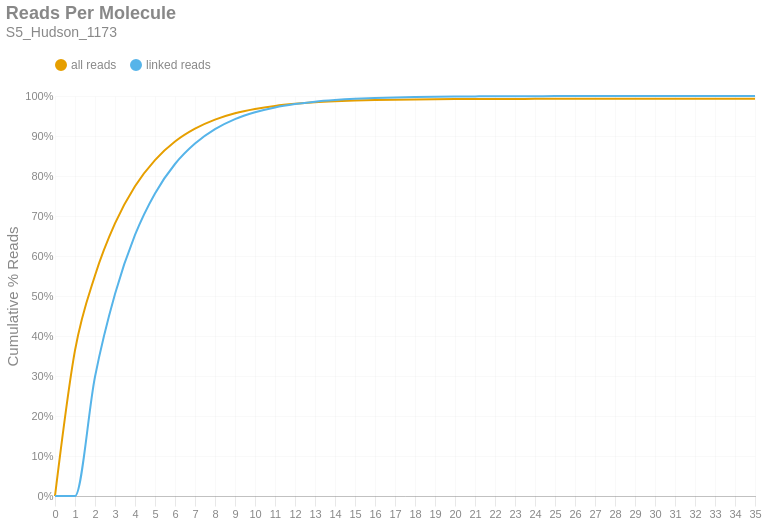

The cell this chart's notebook holds for it:
### Markdown cell above
### Reads per Molecule
This chart shows the cumulative distribution of the number of reads per linked molecule. That is, how many alignments are associated with a unique molecule. This excludes the number of reads associated with invalid or absent linked-read barcodes. The `linked` histogram is the percentages recalculated when disregarding singletons.

### Code cell
if SKIPLR:
    print_html(f"Skipped")
else:
    counts = np.bincount(valids['reads'].cast(pl.Int64).to_numpy())
    weighted = counts * np.arange(len(counts))
    all_perc = weighted / n_reads
    linked_perc = weighted / n_linked_reads
    linked_perc[1] = 0
    binned_df = pl.DataFrame({
        'readsper': list(range(len(counts))),
        'all reads (cumsum)': np.cumsum(all_perc).tolist(),
        'linked reads (cumsum)': np.cumsum(linked_perc).tolist(),
    })

    with SafeRender(binned_df):
        (
            density_plot(binned_df, 'Reads Per Molecule', samplename, 'readspmol')
            .encode(
                x=alt.X('readsper:O', title=None).axis(labelAngle=0).scale(padding=0),
                y=alt.Y('value:Q', title='Cumulative % Reads').axis(format='%').stack(False),
                color=alt.Color("key:N").scale(domain=["all reads", "linked reads"]),
                tooltip=[
                    alt.Tooltip("key:N", title="Data Type"),
                    alt.Tooltip("readsper:O", title="Reads Per Molecule"),
                    alt.Tooltip("value:Q", format=".2%", title="% Reads (Cum.)")
                ]            
            )
        ).display()

### Figure 1 — Vega-Lite specification as saved in the notebook (floating-point values rounded to 4 significant figures)
{"width": "container", "height": 400, "config": {"title": {"anchor": "start", "dy": -15, "fontSize": 18, "color": "#888888", "subtitleColor": "#888888", "subtitleFontSize": 14}, "arc": {"fill": "#0072B2"}, "axis": {"domainColor": "#888888", "domainWidth": 0.5, "gridWidth": 0.2, "grid": false, "titleFontWeight": 400, "titleFontSize": 15, "labelFontSize": 11, "labelColor": "#888888", "tickColor": "#888888", "tickWidth": 0.2, "titleColor": "#888888"}, "axisBand": {"grid": false}, "axisX": {"grid": true, "tickSize": 10, "domainCap": "round"}, "axisY": {"domain": false, "grid": true, "tickSize": 0, "domainCap": "round"}, "background": "transparent", "header": {"labelFontSize": 15, "labelColor": "#888888", "titleFontSize": 15, "titleFontWeight": 600, "titleColor": "#888888"}, "legend": {"labelFont": "sans-serif", "labelFontSize": 12, "labelColor": "#888888", "symbolSize": 100, "symbolType": "circle", "titleFontSize": 12, "titlePadding": 10, "titleColor": "#888888", "title": null, "orient": "top"}, "range": {"category": ["#E69F00", "#56B4E9", "#009E73", "#F0E442", "#0072B2", "#D55E00", "#CC79A7", "#000000"], "diverging": ["#cfe8f3", "#a2d4ec", "#73bfe2", "#46abdb", "#1696d2", "#12719e"]}, "area": {"fill": "#0072B2", "fillOpacity": 0.7, "line": true, "strokeOpacity": 0.7}, "line": {"color": "#0072B2", "stroke": "#0072B2", "strokeWidth": 2}, "trail": {"color": "#0072B2", "stroke": "#0072B2", "strokeWidth": 0, "size": 1}, "point": {"filled": true, "fillOpacity": 1.0, "size": 95}, "text": {"color": "#888888", "fontSize": 11, "align": "right", "fontWeight": 400, "size": 11}, "bar": {"fill": "#0072B2", "stroke": null}, "view": {"stroke": null, "continuousWidth": 660, "continuousHeight": 400}}, "data": {"name": "data-802e1a8a797f39cf6ebb0213d4eba7f7"}, "mark": {"type": "line", "interpolate": "monotone", "point": {"opacity": 0, "size": 275}}, "encoding": {"color": {"field": "key", "scale": {"domain": ["all reads", "linked reads"]}, "type": "nominal"}, "tooltip": [{"field": "key", "title": "Data Type", "type": "nominal"}, {"field": "readsper", "title": "Reads Per Molecule", "type": "ordinal"}, {"field": "value", "format": ".2%", "title": "% Reads (Cum.)", "type": "quantitative"}], "x": {"axis": {"labelAngle": 0}, "field": "readsper", "scale": {"padding": 0}, "title": null, "type": "ordinal"}, "y": {"axis": {"format": "%"}, "field": "value", "stack": false, "title": "Cumulative % Reads", "type": "quantitative"}}, "params": [{"name": "param_c36ac31b6afebe62", "select": {"type": "point", "fields": ["key"]}, "bind": "legend"}], "title": {"text": "Reads Per Molecule", "subtitle": "S5_Hudson_1173"}, "transform": [{"fold": ["all reads (cumsum)", "linked reads (cumsum)"]}, {"calculate": "replace(datum.key, ' (cumsum)', '')", "as": "key"}, {"filter": {"param": "param_c36ac31b6afebe62"}}], "usermeta": {"embedOptions": {"downloadFileName": "S5_Hudson_1173.readspmol"}}, "$schema": "https://vega.github.io/schema/vega-lite/v6.1.0.json", "datasets": {"data-802e1a8a797f39cf6ebb0213d4eba7f7": [{"readsper": 0, "all reads (cumsum)": 0.0, "linked reads (cumsum)": 0.0}, {"readsper": 1, "all reads (cumsum)": 0.3639, "linked reads (cumsum)": 0.0}, {"readsper": 2, "all reads (cumsum)": 0.5514, "linked reads (cumsum)": 0.298}, {"readsper": 3, "all reads (cumsum)": 0.6816, "linked reads (cumsum)": 0.5049}, {"readsper": 4, "all reads (cumsum)": 0.7745, "linked reads (cumsum)": 0.6526}, {"readsper": 5, "all reads (cumsum)": 0.8399, "linked reads (cumsum)": 0.7565}, {"readsper": 6, "all reads (cumsum)": 0.8861, "linked reads (cumsum)": 0.83}, {"readsper": 7, "all reads (cumsum)": 0.9183, "linked reads (cumsum)": 0.8811}, {"readsper": 8, "all reads (cumsum)": 0.9409, "linked reads (cumsum)": 0.917}, {"readsper": 9, "all reads (cumsum)": 0.9567, "linked reads (cumsum)": 0.9421}, {"readsper": 10, "all reads (cumsum)": 0.9674, "linked reads (cumsum)": 0.9593}, {"readsper": 11, "all reads (cumsum)": 0.9751, "linked reads (cumsum)": 0.9715}, {"readsper": 12, "all reads (cumsum)": 0.9804, "linked reads (cumsum)": 0.9798}, {"readsper": 13, "all reads (cumsum)": 0.9842, "linked reads (cumsum)": 0.9858}, {"readsper": 14, "all reads (cumsum)": 0.9867, "linked reads (cumsum)": 0.9899}, {"readsper": 15, "all reads (cumsum)": 0.9886, "linked reads (cumsum)": 0.9929}, {"readsper": 16, "all reads (cumsum)": 0.9899, "linked reads (cumsum)": 0.995}, {"readsper": 17, "all reads (cumsum)": 0.9908, "linked reads (cumsum)": 0.9964}, {"readsper": 18, "all reads (cumsum)": 0.9915, "linked reads (cumsum)": 0.9975}, {"readsper": 19, "all reads (cumsum)": 0.9919, "linked reads (cumsum)": 0.9982}, {"readsper": 20, "all reads (cumsum)": 0.9922, "linked reads (cumsum)": 0.9987}, {"readsper": 21, "all reads (cumsum)": 0.9925, "linked reads (cumsum)": 0.999}, {"readsper": 22, "all reads (cumsum)": 0.9926, "linked reads (cumsum)": 0.9993}, {"readsper": 23, "all reads (cumsum)": 0.9927, "linked reads (cumsum)": 0.9995}, {"readsper": 24, "all reads (cumsum)": 0.9928, "linked reads (cumsum)": 0.9996}, {"readsper": 25, "all reads (cumsum)": 0.9929, "linked reads (cumsum)": 0.9997}, {"readsper": 26, "all reads (cumsum)": 0.9929, "linked reads (cumsum)": 0.9998}, {"readsper": 27, "all reads (cumsum)": 0.993, "linked reads (cumsum)": 0.9998}, {"readsper": 28, "all reads (cumsum)": 0.993, "linked reads (cumsum)": 0.9999}, {"readsper": 29, "all reads (cumsum)": 0.993, "linked reads (cumsum)": 0.9999}, {"readsper": 30, "all reads (cumsum)": 0.993, "linked reads (cumsum)": 1.0}, {"readsper": 31, "all reads (cumsum)": 0.993, "linked reads (cumsum)": 1.0}, {"readsper": 32, "all reads (cumsum)": 0.993, "linked reads (cumsum)": 1.0}, {"readsper": 33, "all reads (cumsum)": 0.993, "linked reads (cumsum)": 1.0}, {"readsper": 34, "all reads (cumsum)": 0.9931, "linked reads (cumsum)": 1.0}, {"readsper": 35, "all reads (cumsum)": 0.9931, "linked reads (cumsum)": 1.0}]}}
